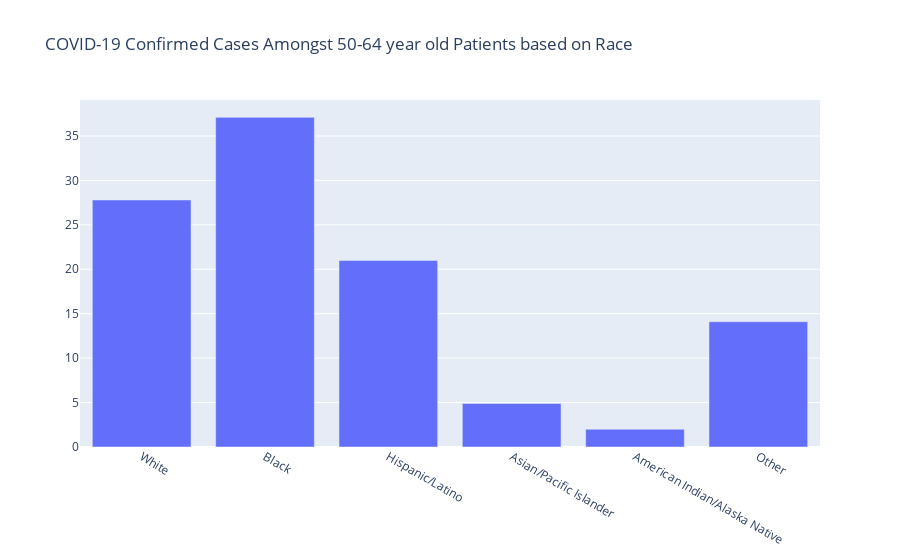

The cell this chart's notebook holds for it:
### Code cell
data = [go.Bar(
    x=df1_mid['Secondary Strata Name'],
    y=df1_mid['Percent']
)]
layout = go.Layout(title = "COVID-19 Confirmed Cases Amongst 50-64 year old Patients based on Race")
fig = go.Figure(data=data, layout = layout)
fig.show()

### Figure 1 — Plotly figure (JSON) as saved in the notebook; plotly's stock layout.template omitted (floating-point values rounded to 4 significant figures)
{"data": [{"type": "bar", "x": ["White", "Black", "Hispanic/Latino", "Asian/Pacific Islander", "American Indian/Alaska Native", "Other"], "y": [27.8, 37.1, 21, 4.9, 2, 14.1]}], "layout": {"title": {"text": "COVID-19 Confirmed Cases Amongst 50-64 year old Patients based on Race"}}}
